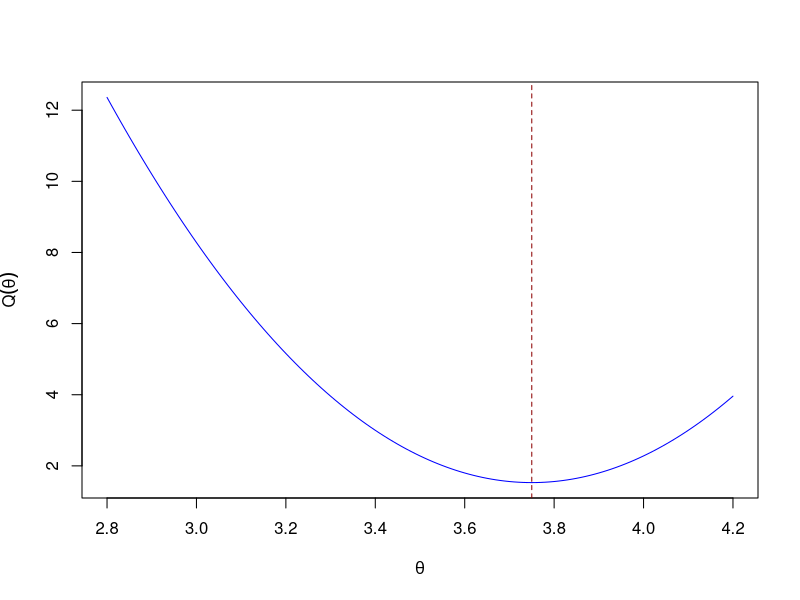
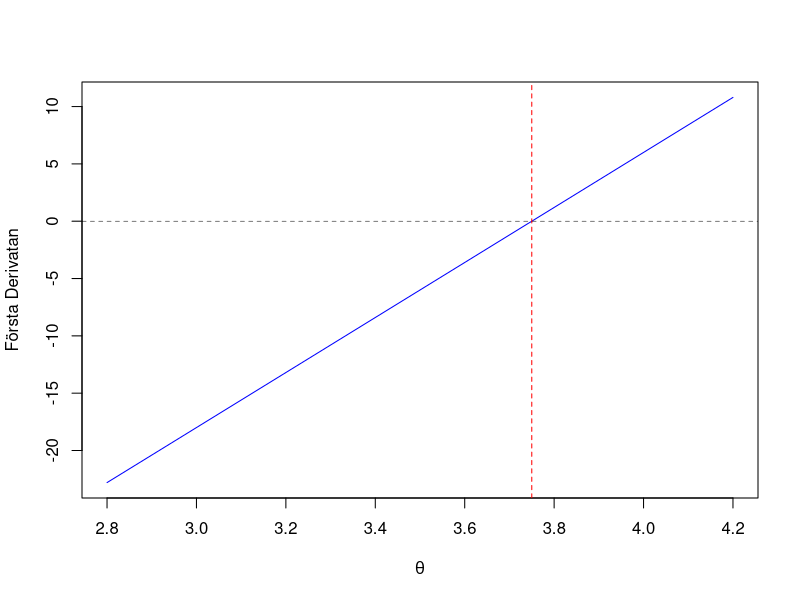
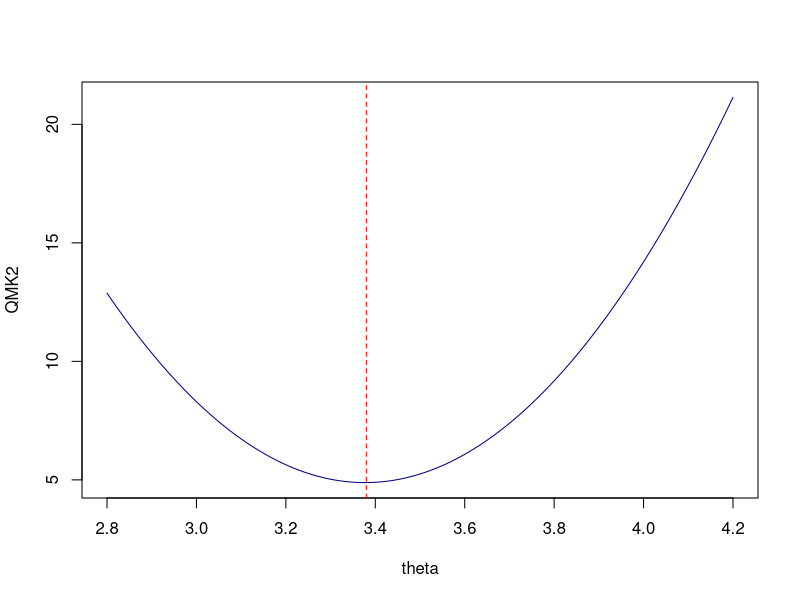
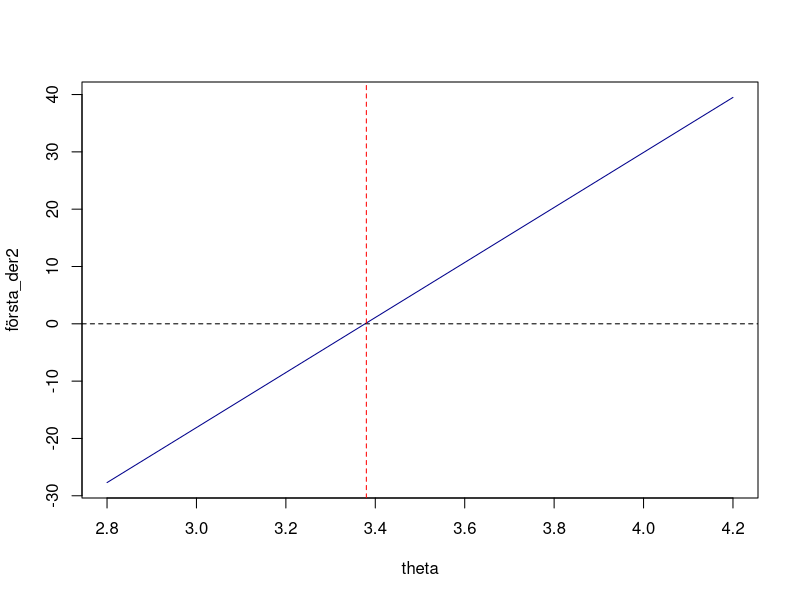
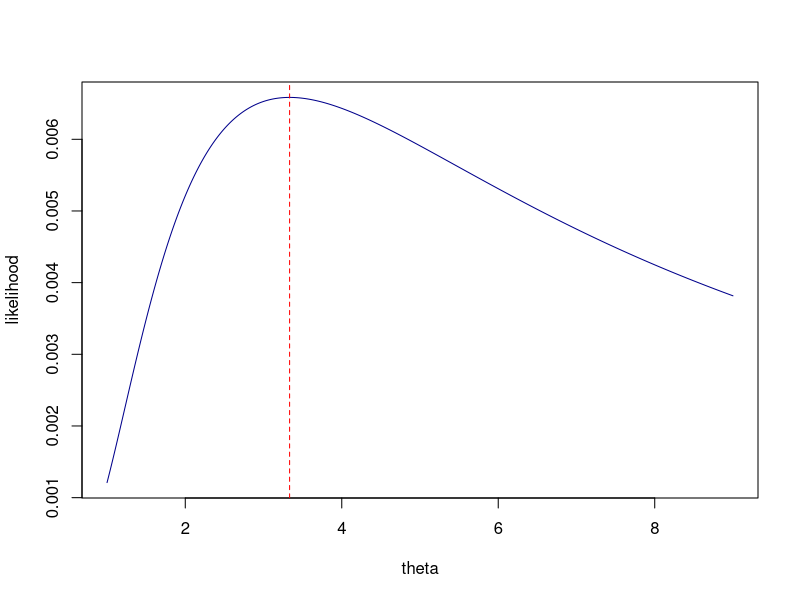
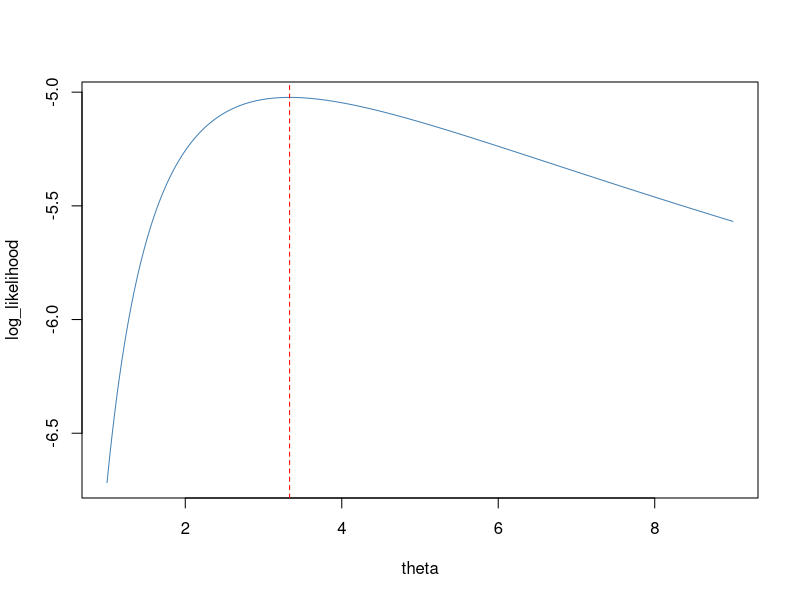
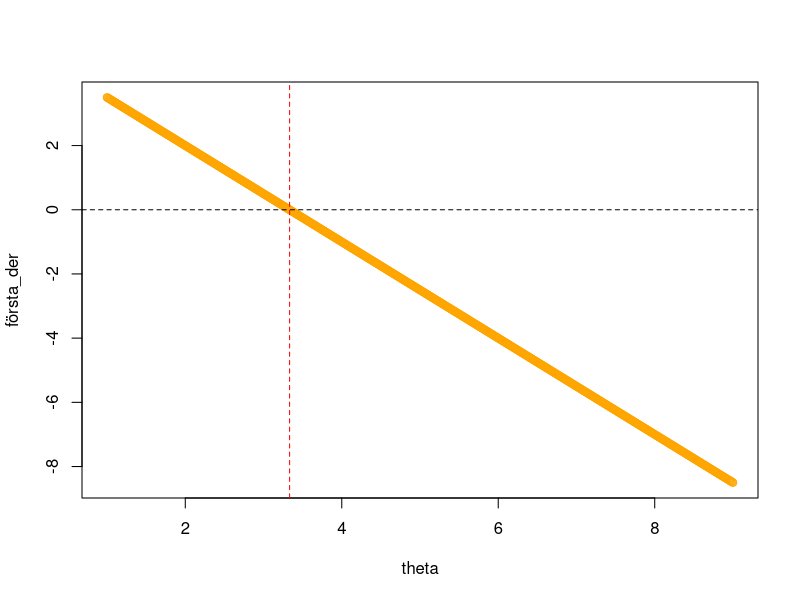

Source code (R) for these figures, in order:
## ---- chunk 1
knitr::opts_chunk$set(echo = TRUE)
## ---- chunk 2

theta <- seq(2.8, 4.2, 0.01)

QMK <- (3.2-theta)^2 + (4.2-theta)^2 + (2.8-theta)^2 + (11.6-3*theta)^2

theta_skattad <- 3.75 # analytiska lösningen

plot(theta, QMK, type = "l", col = "blue", 
     xlab = expression(theta), ylab = expression(Q(theta)))
abline(v = theta_skattad, lty = "dashed", col = "darkred")


## ---- chunk 3

X <- c(3.2, 4.2, 2.8, 11.6) 

första_der <- -2*X[1] - 2*X[2] - 2*X[3] - 6*X[4] + 24*theta

plot(theta, första_der, type = "l", col = "blue", xlab = expression(theta), ylab = "Första Derivatan")
abline(a = 0, b = 0, lty = "dashed", lwd = 0.5)
abline(v = theta_skattad, lty = "dashed", col = "red")

## ---- chunk 4

Y <- c(3.05, 2.9, 2.95, 3.2, 2.8, 4.2, 9.05, 11.6)


QMK2 <- 
  (Y[1]-theta)^2 + 
  (Y[2]-theta)^2 + 
  (Y[3]-theta)^2 + 
  (Y[4]-theta)^2 + 
  (Y[5]-theta)^2 + 
  (Y[6] -theta)^2 + 
  (Y[7] -3*theta)^2 + 
  (Y[8] -3*theta)^2

var(QMK)
var(QMK2)

theta_2_skattad <- theta[which.min(QMK2)]

plot(theta, QMK2, type = "l", col = "navy")
abline(v = theta_2_skattad, lty = "dashed", col = "red")


## ---- chunk 5


första_der2 <- -2*Y[1] - 2*Y[2] - 2*Y[3] - 2*Y[4] - 2*Y[5] - 2*Y[6] - 6*Y[7] - 6*Y[8] + 48*theta

plot(theta, första_der2, type = "l", col = "darkblue")
abline(0, 0, lty = "dashed")
abline(v = theta_2_skattad, lty = "dashed", col = "red")

## ---- chunk 6

theta <- seq(1, 9, 0.01)

X <- c(3, 5, 6)


likelihood <- (1/(sqrt(theta*pi)))^3 * exp(-((X[1]-5)^2 + (X[2]-5)^2 + (X[3]-5)^2) / theta)


log_likelihood <- (-3/2)*log(theta) - (3/2)*log(pi) - ((X[1]-5)^2 + (X[2]-5)^2 + (X[3]-5)^2) / theta

theta_hat <- 10/3 # analytiska lösningen

plot(theta, likelihood, type = "l", col = "darkblue")
abline(v = theta_hat, lty = "dashed", lwd = 1, col = "red") 

plot(theta, log_likelihood, type = "l", col = "steelblue")
abline(v = theta_hat, lty = "dashed", lwd = 1, col = "red")


första_der <- (-3*theta)/2 + (X[1] - 5)^2 + (X[2] - 5)^2 + (X[3] - 5)^2 

plot(theta, första_der, col = "orange")
abline(a = 0, b= 0, lty = "dashed")
abline(v = theta_hat, lty = "dashed", lwd = 1, col = "red")
